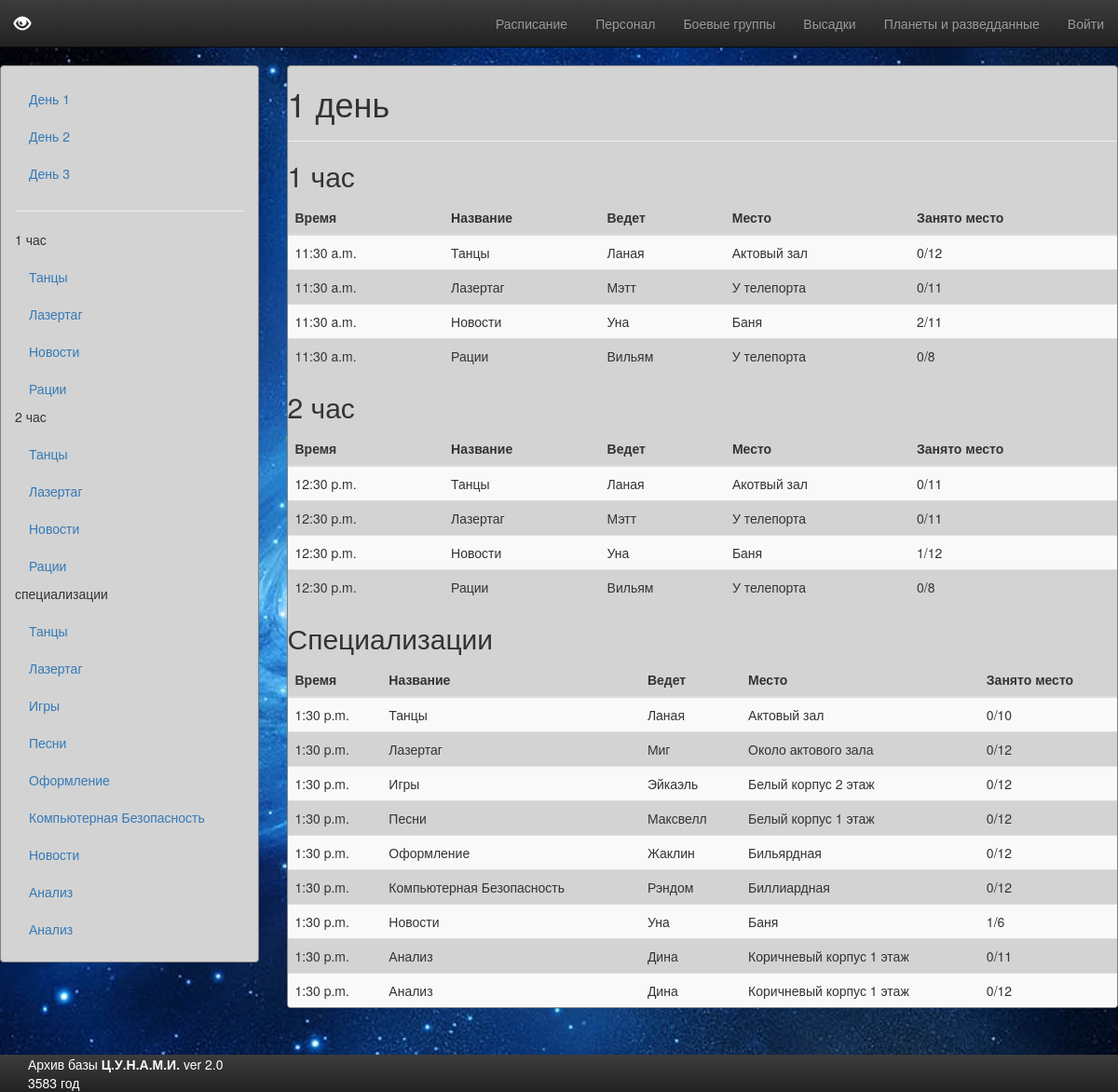
The page /shedule/1/0/ on the database as committed earlier.
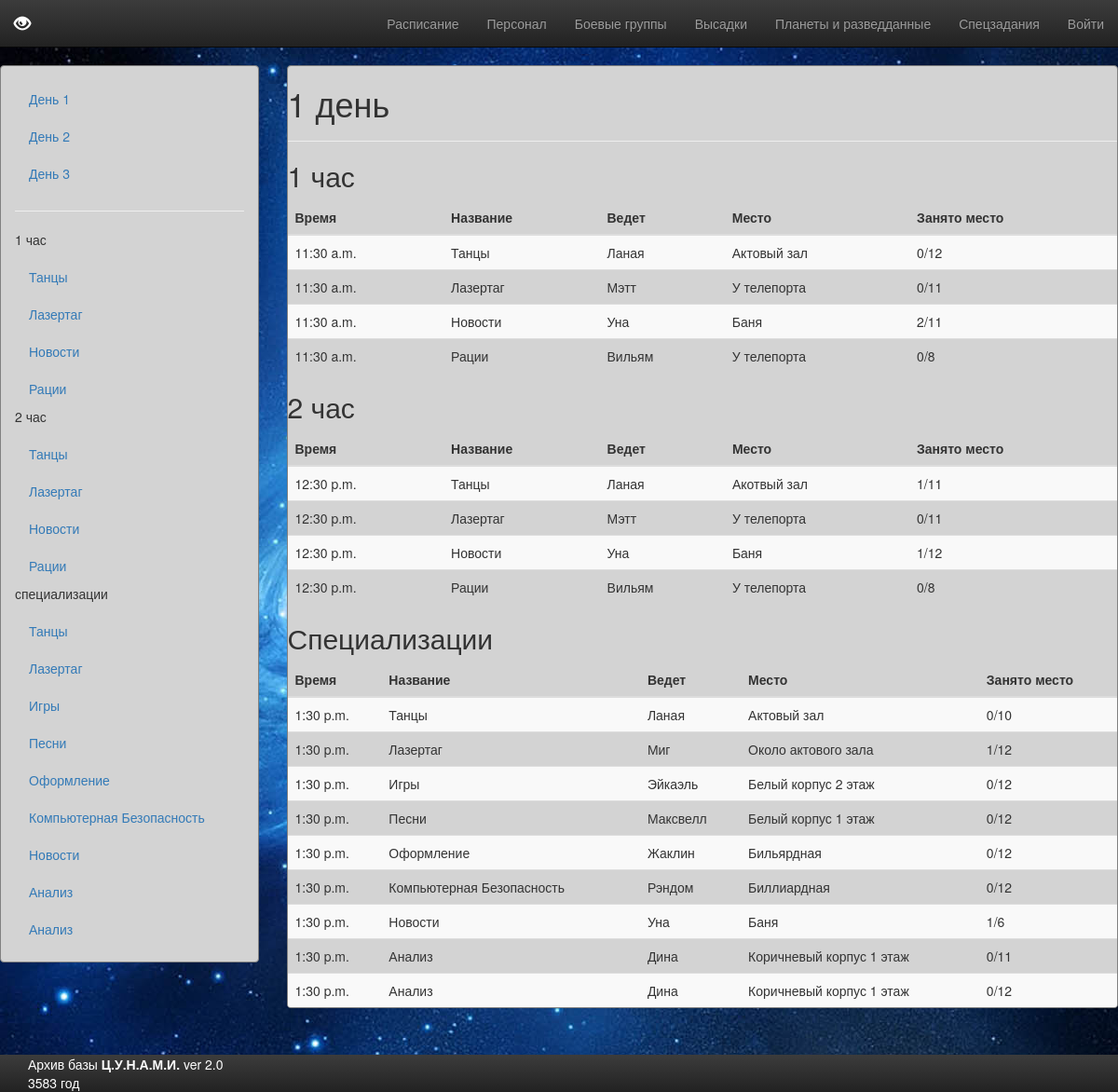
The same page on the database as committed later.
### menu/models.py (models this page shows, shortened)
class MenuItem(models.Model):
    menu = models.ForeignKey(
        Menu,
        verbose_name=_(u'Name')
        )
    order = models.IntegerField(
        _(u'Order'),
        default=500
        )
    link_url = models.CharField(
        _(u'Link URL'),
        max_length=100,
        help_text=_(u'URL or URI to the content, eg /about/ or http://foo.com/')
        )
    title = models.CharField(
        _(u'Title'),
        max_length=100
        )
    login_required = models.BooleanField(
        _(u'Login required'),
        blank=True,
        default=False,
        help_text=_(u'Should this item only be shown to authenticated users?')
        )
    anonymous_only = models.BooleanField(
        _(u'Anonymous only'),
        blank=True,
        default=False,
        help_text=_(u'Should this item only be shown to non-logged-in users?')
        )
    class Meta:
        verbose_name = _(u'menu item')
        verbose_name_plural = _(u'menu items')

### shedule/models.py (models this page shows, shortened)
class Lesson(models.Model):
    name = models.CharField(max_length=50)
    max_students = models.IntegerField(default=12)
    place = models.CharField(max_length=50, choices=[ ])
    day = models.IntegerField(default=1)
    previous_lesson_day = models.IntegerField(default=0, blank=True)
    start_time = models.TimeField()
    part_time = models.IntegerField(default = 1)
    short_info = models.TextField()
    teacher = models.ForeignKey(Watcher, related_name='teacher_lessons')
    students = models.ManyToManyField(Watcher,related_name='student_lessons', blank=True)
    is_specialization = models.BooleanField(default=False)
    def get_short_count(self):
        return str(self.students.count()) + '/' + str(self.max_students)
    class Meta:
        db_table = 'lessons'
        ordering = ['-day']
    objects = LessonManager()

class Watcher(models.Model):
    user = models.OneToOneField(User, unique=True, on_delete=models.CASCADE)
    name = models.CharField(max_length=30)
    bg = models.CharField(max_length=30, blank=True)
    photo = models.ImageField(upload_to='static/images/Watcher/',blank=True)
    male = models.BooleanField(default=True)
    def __unicode__(self):
        return self.name
    class Meta:
        db_table = 'watchers'

### shedule/views.py (the view)
# urls.py: url(r'^(?P<day>[0-9]+)/(?P<pk>[0-9]+)/$', views.lesson, name='lesson'),
def lesson (request, day, pk):
    day_list = Lesson.objects.fake_day_list()
    lesson_list = Lesson.objects.day_lessons(day)
    lesson_list_1 = lesson_list.filter(part_time = 1)
    lesson_list_2 = lesson_list.filter(part_time = 2)
    lesson_list_3 = lesson_list.filter(part_time = 3)
    current_lesson = lesson_list.filter(pk=pk).first()
    context = {'lesson_list' : lesson_list,
               'lesson_list_1': lesson_list_1,
               'lesson_list_2': lesson_list_2,
               'lesson_list_3': lesson_list_3,
               'day_list': day_list,
               'user': request.user,
               'current_lesson': current_lesson,}
    return render(request, 'shedule/shedule.html', context)

### menu/templatetags/menubuilder.py (called while the page is built)
def build_menu(parser, token):
    try:
        tag_name, menu_name = token.split_contents()
    except:
        raise template.TemplateSyntaxError("%r tag requires exactly one argument" % token.contents.split()[0])
    return MenuObject(menu_name)

    def render(self, context):
        try:
            current_path = context['request'].path
            user = context['request'].user
        except KeyError:
            current_path = None
            user = None
        context['menuitems'] = get_items(self.menu_name, current_path, user)
        return ''

### shedule/models.py (called while the page is built)
    def day_lessons(self, day):
        return self.filter(day=day)

    def fake_day_list(self):
        top_day = self.order_by('-day').first().day
        return range(1,top_day+1,1)

### templates/shedule/shedule.html (shortened to what this page needs)
{% extends 'base.html' %}
{% block sidemenu %}
    <ul class="nav nav-sidebar">
        {% for day in day_list %}
            <li><a href="{% url 'shedule:shedule' day %}">День {{ day }}</a></li>
        {% endfor %}
    </ul>
    <hr>
    {% if lesson_list %}
        <ul class="nav nav-sidebar">
            <p>1 час<p>
            {% for lesson in lesson_list_1 %}
                <li><a href="{% url 'shedule:lesson' lesson.day lesson.pk %}">{{ lesson.name }}</a></li>
            {% endfor %}
        </ul>
    {% endif %}
    {% if lesson_list_2 %}
        <ul class="nav nav-sidebar">
            <p>2 час<p>
            {% for lesson in lesson_list_2 %}
                <li><a href="{% url 'shedule:lesson' lesson.day lesson.pk %}">{{ lesson.name }}</a></li>
            {% endfor %}
        </ul>
    {% endif %}
    {% if lesson_list_3 %}
        <ul class="nav nav-sidebar">
            <p>специализации<p>
            {% for lesson in lesson_list_3 %}
                <li><a href="{% url 'shedule:lesson' lesson.day lesson.pk %}">{{ lesson.name }}</a></li>
            {% endfor %}
        </ul>
    {% endif %}
{% endblock %}
{% block content %}
    {% if current_lesson %}
        <div class="panel-heading">
            <h1 class="panel-title">{{ current_lesson.name }} </h1>
        </div>
        <div class="panel-body">
            <div class="row">
                <div class="col-xs-8 col-lg-10">
                    <ul>
                        <li>Ведет: {{current_lesson.teacher.name }}</li>
                        <li>Место: {{ current_lesson.place }}</li>
                        <li>Время начала:{{ current_lesson.start_time }}</li>
                        <li>Занято мест: {{ current_lesson.get_short_count }}</li>
                    </ul>
                    <p>{{ current_lesson.short_info }}</p>
                </div>
                <div class="col-xs-4 col-lg-2">
                    <form action="{% url 'shedule:enroll' current_lesson.day current_lesson.pk %}" method="post">
                        {% csrf_token %}
                        <button type="submit" value="enroll" class="btn btn-primary" ><span class="glyphicon glyphicon-plus"></span> Записаться</button>
                    </form>
                </div>
                <div class="col-xs-12 col-lg-12">
                     {% if current_lesson.students.all %}
                        <div class="table-responsive">
                           <table class="table table-striped">
                              <thead>
                                 <tr>
                                    <th>Номер</th>
                                    <th>Имя</th>
                                    <th>БГ</th>
                                 </tr>
                              </thead>
                              <tbody>
                              {% for student in current_lesson.students.all %}
                                 <tr>
                                        <td>{{ forloop.counter }}</td>
                                        <td>{{ student.name }}</td>
                                        <td>{{ student.bg }}</td>
                                 </tr>
                              {% endfor %}
                              </tbody>
                           </table>
                        </div>
                     {% endif %}
                     {% if messages %}
                         {% for message in messages %}
                             <div
                                 {% if message.tags == 'error' %} class="alert alert-danger"
                                 {% elif message.tags == 'succes' %} class="alert alert-"
                                 {% endif %}>
                                              {{ message }}
                             </div>
                        {% endfor %}
                     {% endif %}
                        <p class="pull-left visible-xs">
                           <button type="button" class="btn btn-primary btn-xs" data-toggle="offcanvas">Назад</button>
                        </p>
                     </div>
                  </div>
               </div>
            {% else %}
                <h1>{{ lesson_list_1.first.day }} день</h1>
                <hr>
                {% if lesson_list_1 %}
                       <h2> 1 час</h2>
                       <div class="table-responsive">
                           <table class="table table-striped">
                              <thead>
                                 <tr>
                                    <th>Время</th>
                                    <th>Название</th>
                                    <th>Ведет</th>
                                    <th>Место</th>
                                    <th>Занято место</th>
                                 </tr>
                              </thead>
                              <tbody>
                              {% for lesson in lesson_list_1 %}
                                <a href = "{% url 'shedule:lesson' lesson.day lesson.pk %}"><tr>
                                        <td>{{ lesson.start_time }}</td>
                                        <td>{{ lesson.name }}</td>
                                        <td>{{ lesson.teacher }}</td>
                                        <td>{{ lesson.place }}</td>
                                        <td>{{ lesson.get_short_count }}</td>
                                 </tr></a>
                              {% endfor %}
                              </tbody>
                           </table>
                        </div>
                {% endif %}
{% if lesson_list_2 %}
                        <h2> 2 час</h2>
                       <div class="table-responsive">
                           <table class="table table-striped">
                              <thead>
                                 <tr>
                                    <th>Время</th>
                                    <th>Название</th>
                                    <th>Ведет</th>
                                    <th>Место</th>
                                    <th>Занято место</th>
                                 </tr>
                              </thead>
                              <tbody>
                              {% for lesson in lesson_list_2 %}
                                <a href = "{% url 'shedule:lesson' lesson.day lesson.pk %}"><tr>
                                        <td>{{ lesson.start_time }}</td>
                                        <td>{{ lesson.name }}</td>
                                        <td>{{ lesson.teacher }}</td>
                                        <td>{{ lesson.place }}</td>
                                        <td>{{ lesson.get_short_count }}</td>
                                 </tr></a>
                              {% endfor %}
                              </tbody>
                           </table>
                        </div>
                {% endif %}
{% if lesson_list_3 %}
                        <h2> Специализации </h2>
                       <div class="table-responsive">
                           <table class="table table-striped">
                              <thead>
                                 <tr>
                                    <th>Время</th>
                                    <th>Название</th>
                                    <th>Ведет</th>
                                    <th>Место</th>
                                    <th>Занято место</th>
                                 </tr>
                              </thead>
                              <tbody>
                              {% for lesson in lesson_list_3 %}
                                <a href = "{% url 'shedule:lesson' lesson.day lesson.pk %}"><tr>
                                        <td>{{ lesson.start_time }}</td>
                                        <td>{{ lesson.name }}</td>
                                        <td>{{ lesson.teacher }}</td>
                                        <td>{{ lesson.place }}</td>
                                        <td>{{ lesson.get_short_count }}</td>
                                 </tr></a>
                              {% endfor %}
                              </tbody>
                           </table>
                        </div>
                {% endif %}
     {% endif %}
{% endblock %}

### templates/base.html (shortened to what this page needs)
 <!DOCTYPE html>
<html>
   <head>
      {% load static %}
      <link rel="stylesheet" href="{% static 'bootstrap-3.3.7/css/bootstrap.min.css' %}">
{% load static %}
      <link rel="stylesheet" href="{% static 'bootstrap-3.3.7/css/bootstrap-theme.min.css' %}">
       <link href="{% static 'style.css' %}" rel="stylesheet">
   </head>
   <body>
      {% include 'header.html' %}
       <div class="row row-offcanvas row-offcanvas-left">
         <div class="col-xs-12 col-lg-3 sidebar-offcanvas">
            <div class="panel panel-info">
               <div class="panel-body">
                 {% block sidemenu %}{% endblock %}
               </div>
            </div>
         </div>
         <div class="col-xs-12 col-lg-9 main">
            <div class="panel panel-info">
                {% block  content %}{% endblock %}
            </div>
         </div>
       </div>
      {% include 'footer.html' %}
{% load static %}
{% load static %}
   </body>
</html>

### templates/header.html (shortened to what this page needs)
<nav class="navbar navbar-inverse navbar-fixed-top">
         <div class="container-fluid">
            <div class="navbar-header">
               <a href="{% url 'archive:planet' 1 %}" class="navbar-brand"><span class="glyphicon glyphicon-eye-open"></span></a>
            </div>
            <div class="collapse navbar-collapse" id="navbar-collapse-menu-1">
               <ul class="nav navbar-nav navbar-right">
                   {% load menubuilder %}
                     {% for menu in menuitems %}
                         <li><a href="{{ menu.url }}">{{ menu.title }}</a></li>
                     {% endfor %}
                     {% if user.is_authenticated%}
                         <li class="dropdown"><a href="{% url 'shedule:account' %}" class="dropdown-toggle" data-toggle="dropdown">Приветствую тебя, {{ user.watcher }} <span class="caret"></span></a>
                             <ul class="dropdown-menu" role="menu">
                                 {% menu dropdown_menu %}
                                {% for menu in menuitems %}
                                    <li><a href="{{ menu.url }}">{{ menu.title }}</a></li>
                                    {% if forloop == 1 %}
                                        <li class="divider"></li>
                                    {% endif %}
                             {% endfor %}
                             </ul>
                         </li>
                     {% else %}
                         <li><a href="{% url 'shedule:login' %}">Войти</a> </li>
                     {% endif %}
               </ul>
            </div>
         </div>
</nav>

### templates/footer.html
<div class="navbar-inverse navbar-fixed-bottom">
    <div class="navbar-inner">
        <div class="container">
            Архив базы <b>Ц.У.Н.А.М.И.</b> ver 2.0<br>
            3583 год
        </div>
    </div>
</div>

### static/style.css (style rules this page uses)
body { background: fixed url("/static/images/back_5.jpg") center; padding-top: 70px; padding-bottom: 70px; }
.navbar-inverse { color: #FFFFFF; }
.panel-info { border: 1px solid gray; background: #D3D3D3; }
hr { color: black; }

Rows that differ between the two databases and show on the page:
added MenuItem: title "Спецзадания"
computed for Lesson "Акотвый зал": get_short_count "0/11" → "1/11"
computed for Lesson "Около актового зала": get_short_count "0/12" → "1/12"
